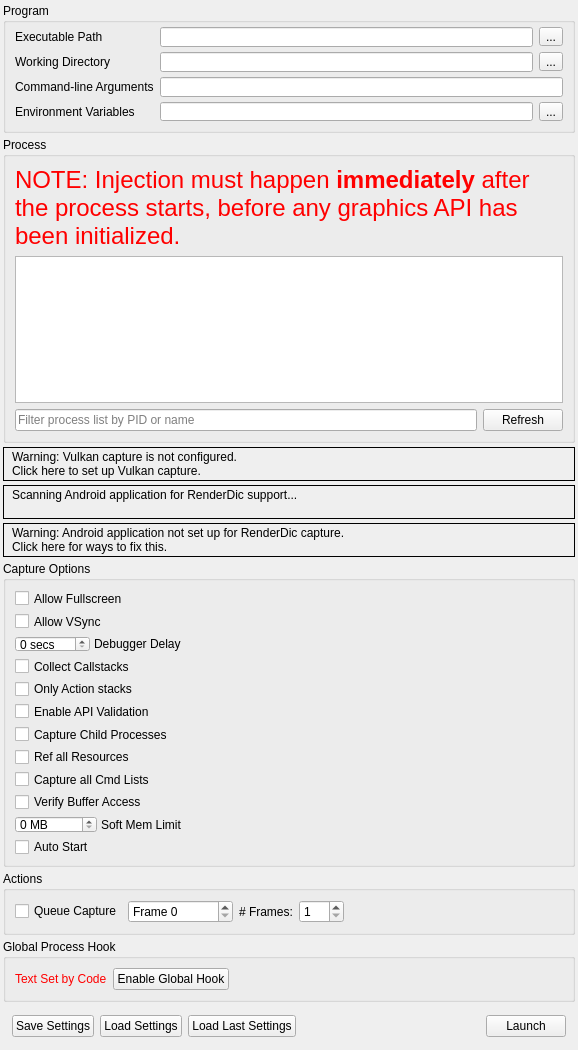
<?xml version="1.0" encoding="UTF-8"?>
<ui version="4.0">
 <class>CaptureDialog</class>
 <widget class="QFrame" name="CaptureDialog">
  <property name="geometry">
   <rect>
    <x>0</x>
    <y>0</y>
    <width>578</width>
    <height>1025</height>
   </rect>
  </property>
  <property name="windowTitle">
   <string>Launch Application</string>
  </property>
  <layout class="QVBoxLayout" name="verticalLayout">
   <property name="spacing">
    <number>4</number>
   </property>
   <property name="leftMargin">
    <number>3</number>
   </property>
   <property name="topMargin">
    <number>3</number>
   </property>
   <property name="rightMargin">
    <number>3</number>
   </property>
   <property name="bottomMargin">
    <number>3</number>
   </property>
   <item>
    <widget class="QGroupBox" name="exeGroup">
     <property name="sizePolicy">
      <sizepolicy hsizetype="Preferred" vsizetype="Minimum">
       <horstretch>0</horstretch>
       <verstretch>0</verstretch>
      </sizepolicy>
     </property>
     <property name="minimumSize">
      <size>
       <width>250</width>
       <height>130</height>
      </size>
     </property>
     <property name="title">
      <string>Program</string>
     </property>
     <layout class="QGridLayout" name="gridLayout">
      <property name="topMargin">
       <number>4</number>
      </property>
      <item row="0" column="0">
       <widget class="QLabel" name="exePathLabel">
        <property name="toolTip">
         <string>Browse for an executable file</string>
        </property>
        <property name="text">
         <string>Executable Path</string>
        </property>
       </widget>
      </item>
      <item row="0" column="2">
       <widget class="RDLineEdit" name="exePath">
        <property name="minimumSize">
         <size>
          <width>0</width>
          <height>20</height>
         </size>
        </property>
        <property name="toolTip">
         <string>Browse for an executable file</string>
        </property>
       </widget>
      </item>
      <item row="0" column="3">
       <widget class="QToolButton" name="exePathBrowse">
        <property name="toolTip">
         <string>Browse for an executable file</string>
        </property>
        <property name="text">
         <string>...</string>
        </property>
       </widget>
      </item>
      <item row="1" column="0">
       <widget class="QLabel" name="workDirLabel">
        <property name="toolTip">
         <string>Browse for a working directory</string>
        </property>
        <property name="text">
         <string>Working Directory</string>
        </property>
       </widget>
      </item>
      <item row="1" column="2">
       <widget class="RDLineEdit" name="workDirPath">
        <property name="minimumSize">
         <size>
          <width>0</width>
          <height>20</height>
         </size>
        </property>
        <property name="toolTip">
         <string>Browse for a working directory</string>
        </property>
       </widget>
      </item>
      <item row="1" column="3">
       <widget class="QToolButton" name="workDirBrowse">
        <property name="toolTip">
         <string>Browse for a working directory</string>
        </property>
        <property name="text">
         <string>...</string>
        </property>
       </widget>
      </item>
      <item row="2" column="0">
       <widget class="QLabel" name="cmdLineLabel">
        <property name="toolTip">
         <string>The command-line that will be passed to the executable on launch</string>
        </property>
        <property name="text">
         <string>Command-line Arguments</string>
        </property>
       </widget>
      </item>
      <item row="2" column="2" colspan="2">
       <widget class="RDLineEdit" name="cmdline">
        <property name="minimumSize">
         <size>
          <width>0</width>
          <height>20</height>
         </size>
        </property>
        <property name="toolTip">
         <string>The command-line that will be passed to the executable on launch</string>
        </property>
       </widget>
      </item>
      <item row="3" column="0">
       <widget class="QLabel" name="envVarLabel">
        <property name="toolTip">
         <string>The environment variables for the executable</string>
        </property>
        <property name="text">
         <string>Environment Variables</string>
        </property>
       </widget>
      </item>
      <item row="3" column="2">
       <widget class="QLineEdit" name="envVar">
        <property name="toolTip">
         <string>The environment variables for the executable</string>
        </property>
        <property name="readOnly">
         <bool>true</bool>
        </property>
       </widget>
      </item>
      <item row="3" column="3">
       <widget class="QToolButton" name="envVarEdit">
        <property name="toolTip">
         <string>The environment variables for the executable</string>
        </property>
        <property name="text">
         <string>...</string>
        </property>
       </widget>
      </item>
     </layout>
    </widget>
   </item>
   <item>
    <widget class="QGroupBox" name="injectGroup">
     <property name="sizePolicy">
      <sizepolicy hsizetype="Preferred" vsizetype="Expanding">
       <horstretch>0</horstretch>
       <verstretch>100</verstretch>
      </sizepolicy>
     </property>
     <property name="minimumSize">
      <size>
       <width>250</width>
       <height>260</height>
      </size>
     </property>
     <property name="title">
      <string>Process</string>
     </property>
     <layout class="QGridLayout" name="gridLayout_2">
      <item row="0" column="0" colspan="2">
       <widget class="QLabel" name="processWarning">
        <property name="palette">
         <palette>
          <active>
           <colorrole role="WindowText">
            <brush brushstyle="SolidPattern">
             <color alpha="255">
              <red>255</red>
              <green>0</green>
              <blue>0</blue>
             </color>
            </brush>
           </colorrole>
          </active>
          <inactive>
           <colorrole role="WindowText">
            <brush brushstyle="SolidPattern">
             <color alpha="255">
              <red>255</red>
              <green>0</green>
              <blue>0</blue>
             </color>
            </brush>
           </colorrole>
          </inactive>
          <disabled>
           <colorrole role="WindowText">
            <brush brushstyle="SolidPattern">
             <color alpha="255">
              <red>106</red>
              <green>104</green>
              <blue>100</blue>
             </color>
            </brush>
           </colorrole>
          </disabled>
         </palette>
        </property>
        <property name="font">
         <font>
          <pointsize>18</pointsize>
         </font>
        </property>
        <property name="text">
         <string>NOTE: Injection must happen &lt;b&gt;immediately&lt;/b&gt; after the process starts, before any graphics API has been initialized.</string>
        </property>
        <property name="wordWrap">
         <bool>true</bool>
        </property>
       </widget>
      </item>
      <item row="1" column="0" colspan="2">
       <widget class="QTreeView" name="processList">
        <property name="sizePolicy">
         <sizepolicy hsizetype="Preferred" vsizetype="Expanding">
          <horstretch>0</horstretch>
          <verstretch>0</verstretch>
         </sizepolicy>
        </property>
        <property name="minimumSize">
         <size>
          <width>0</width>
          <height>100</height>
         </size>
        </property>
        <property name="editTriggers">
         <set>QAbstractItemView::NoEditTriggers</set>
        </property>
        <property name="indentation">
         <number>0</number>
        </property>
        <property name="rootIsDecorated">
         <bool>false</bool>
        </property>
        <property name="itemsExpandable">
         <bool>false</bool>
        </property>
        <property name="sortingEnabled">
         <bool>true</bool>
        </property>
       </widget>
      </item>
      <item row="2" column="0">
       <widget class="QLineEdit" name="processFilter">
        <property name="placeholderText">
         <string>Filter process list by PID or name</string>
        </property>
       </widget>
      </item>
      <item row="2" column="1">
       <widget class="QPushButton" name="processRefesh">
        <property name="text">
         <string>Refresh</string>
        </property>
       </widget>
      </item>
     </layout>
    </widget>
   </item>
   <item>
    <widget class="RDLabel" name="vulkanLayerWarn">
     <property name="cursor">
      <cursorShape>PointingHandCursor</cursorShape>
     </property>
     <property name="frameShape">
      <enum>QFrame::Box</enum>
     </property>
     <property name="text">
      <string>&lt;html&gt;&lt;head/&gt;&lt;body&gt;&lt;table&gt;&lt;tr&gt;&lt;td valign=&quot;middle&quot;&gt;&lt;img width=&quot;16&quot; src=&quot;:/information.png&quot;/&gt;&lt;/td&gt;&lt;td&gt;&lt;p&gt;Warning: Vulkan capture is not configured.&lt;br/&gt;Click here to set up Vulkan capture.&lt;/p&gt;&lt;/td&gt;&lt;/tr&gt;&lt;/table&gt;&lt;/body&gt;&lt;/html&gt;</string>
     </property>
     <property name="textFormat">
      <enum>Qt::RichText</enum>
     </property>
     <property name="margin">
      <number>3</number>
     </property>
    </widget>
   </item>
   <item>
    <widget class="RDLabel" name="androidScan">
     <property name="cursor">
      <cursorShape>PointingHandCursor</cursorShape>
     </property>
     <property name="frameShape">
      <enum>QFrame::Box</enum>
     </property>
     <property name="text">
      <string>&lt;html&gt;&lt;head/&gt;&lt;body&gt;&lt;table&gt;&lt;tr&gt;&lt;td valign=&quot;middle&quot;&gt;&lt;img width=&quot;16&quot; src=&quot;:/information.png&quot;/&gt;&lt;/td&gt;&lt;td valign=&quot;middle&quot;&gt;&lt;p&gt;Scanning Android application for RenderDic support...&lt;br/&gt;&lt;/p&gt;&lt;/td&gt;&lt;/tr&gt;&lt;/table&gt;&lt;/body&gt;&lt;/html&gt;</string>
     </property>
     <property name="textFormat">
      <enum>Qt::RichText</enum>
     </property>
     <property name="margin">
      <number>3</number>
     </property>
    </widget>
   </item>
   <item>
    <widget class="RDLabel" name="androidWarn">
     <property name="cursor">
      <cursorShape>PointingHandCursor</cursorShape>
     </property>
     <property name="frameShape">
      <enum>QFrame::Box</enum>
     </property>
     <property name="text">
      <string>&lt;html&gt;&lt;head/&gt;&lt;body&gt;&lt;table&gt;&lt;tr&gt;&lt;td valign=&quot;middle&quot;&gt;&lt;img width=&quot;16&quot; src=&quot;:/information.png&quot;/&gt;&lt;/td&gt;&lt;td&gt;&lt;p&gt;Warning: Android application not set up for RenderDic capture.&lt;br/&gt;Click here for ways to fix this.&lt;/p&gt;&lt;/td&gt;&lt;/tr&gt;&lt;/table&gt;&lt;/body&gt;&lt;/html&gt;</string>
     </property>
     <property name="textFormat">
      <enum>Qt::RichText</enum>
     </property>
     <property name="margin">
      <number>3</number>
     </property>
    </widget>
   </item>
   <item>
    <widget class="QGroupBox" name="optionsGroup">
     <property name="sizePolicy">
      <sizepolicy hsizetype="Preferred" vsizetype="Minimum">
       <horstretch>0</horstretch>
       <verstretch>0</verstretch>
      </sizepolicy>
     </property>
     <property name="title">
      <string>Capture Options</string>
     </property>
     <layout class="QVBoxLayout" name="verticalLayout_2">
      <item>
       <widget class="QCheckBox" name="AllowFullscreen">
        <property name="toolTip">
         <string>Allows the application to switch to full-screen mode</string>
        </property>
        <property name="text">
         <string>Allow Fullscreen</string>
        </property>
       </widget>
      </item>
      <item>
       <widget class="QCheckBox" name="AllowVSync">
        <property name="toolTip">
         <string>Allows the application to enable v-sync</string>
        </property>
        <property name="text">
         <string>Allow VSync</string>
        </property>
       </widget>
      </item>
      <item>
       <widget class="QFrame" name="DebuggerDelayFrame">
        <property name="sizePolicy">
         <sizepolicy hsizetype="Fixed" vsizetype="Preferred">
          <horstretch>0</horstretch>
          <verstretch>0</verstretch>
         </sizepolicy>
        </property>
        <property name="frameShape">
         <enum>QFrame::NoFrame</enum>
        </property>
        <property name="frameShadow">
         <enum>QFrame::Plain</enum>
        </property>
        <layout class="QHBoxLayout" name="horizontalLayout_3">
         <property name="spacing">
          <number>4</number>
         </property>
         <property name="leftMargin">
          <number>0</number>
         </property>
         <property name="topMargin">
          <number>0</number>
         </property>
         <property name="rightMargin">
          <number>0</number>
         </property>
         <property name="bottomMargin">
          <number>0</number>
         </property>
         <item>
          <widget class="QDoubleSpinBox" name="DelayForDebugger">
           <property name="sizePolicy">
            <sizepolicy hsizetype="Minimum" vsizetype="Fixed">
             <horstretch>0</horstretch>
             <verstretch>0</verstretch>
            </sizepolicy>
           </property>
           <property name="minimumSize">
            <size>
             <width>40</width>
             <height>0</height>
            </size>
           </property>
           <property name="toolTip">
            <string>Pauses for N seconds after launching the process, to allow a debugger to attach</string>
           </property>
           <property name="suffix">
            <string comment="seconds"> secs</string>
           </property>
           <property name="decimals">
            <number>0</number>
           </property>
           <property name="maximum">
            <double>120.000000000000000</double>
           </property>
           <property name="value">
            <double>0.000000000000000</double>
           </property>
          </widget>
         </item>
         <item>
          <widget class="QLabel" name="DebuggerDelayLabel">
           <property name="sizePolicy">
            <sizepolicy hsizetype="Fixed" vsizetype="Preferred">
             <horstretch>0</horstretch>
             <verstretch>0</verstretch>
            </sizepolicy>
           </property>
           <property name="toolTip">
            <string>Pauses for N seconds after launching the process, to allow a debugger to attach</string>
           </property>
           <property name="text">
            <string>Debugger Delay</string>
           </property>
          </widget>
         </item>
        </layout>
       </widget>
      </item>
      <item>
       <widget class="QCheckBox" name="CaptureCallstacks">
        <property name="toolTip">
         <string>Collect a callstack on every API call</string>
        </property>
        <property name="text">
         <string>Collect Callstacks</string>
        </property>
       </widget>
      </item>
      <item>
       <widget class="QCheckBox" name="CaptureCallstacksOnlyActions">
        <property name="toolTip">
         <string>Only collect callstacks on actions (draws, dispatches, clears, copies, etc)</string>
        </property>
        <property name="text">
         <string>Only Action stacks</string>
        </property>
       </widget>
      </item>
      <item>
       <widget class="QCheckBox" name="APIValidation">
        <property name="toolTip">
         <string>Initialise the graphics API with built-in validation enabled - allows capturing and reading of errors and warnings generated by the API's own debugging system</string>
        </property>
        <property name="text">
         <string>Enable API Validation</string>
        </property>
       </widget>
      </item>
      <item>
       <widget class="QCheckBox" name="HookIntoChildren">
        <property name="toolTip">
         <string>Hook into child processes - useful with launchers or similar intermediate processes</string>
        </property>
        <property name="text">
         <string>Capture Child Processes</string>
        </property>
       </widget>
      </item>
      <item>
       <widget class="QCheckBox" name="RefAllResources">
        <property name="toolTip">
         <string>Consider all resources to be included, even if unused in the capture frame</string>
        </property>
        <property name="text">
         <string>Ref all Resources</string>
        </property>
       </widget>
      </item>
      <item>
       <widget class="QCheckBox" name="CaptureAllCmdLists">
        <property name="toolTip">
         <string>When enabled, all deferred command lists will be saved even while idling. This has an overhead but ensures if you hold onto a list it will be captured.</string>
        </property>
        <property name="text">
         <string>Capture all Cmd Lists</string>
        </property>
       </widget>
      </item>
      <item>
       <widget class="QCheckBox" name="VerifyBufferAccess">
        <property name="toolTip">
         <string>When enabled, verify some buffer access on OpenGL and D3D11. This initialises buffers with undefined contents on creation to 0xdddddddd instead of 0x0, and verifies that Map() bounds are not overrun.</string>
        </property>
        <property name="text">
         <string>Verify Buffer Access</string>
        </property>
       </widget>
      </item>
      <item>
       <widget class="QFrame" name="SoftMemoryLimitFrame">
        <property name="sizePolicy">
         <sizepolicy hsizetype="Fixed" vsizetype="Preferred">
          <horstretch>0</horstretch>
          <verstretch>0</verstretch>
         </sizepolicy>
        </property>
        <property name="frameShape">
         <enum>QFrame::NoFrame</enum>
        </property>
        <property name="frameShadow">
         <enum>QFrame::Plain</enum>
        </property>
        <layout class="QHBoxLayout" name="SoftMemoryLimitLayout">
         <property name="spacing">
          <number>4</number>
         </property>
         <property name="leftMargin">
          <number>0</number>
         </property>
         <property name="topMargin">
          <number>0</number>
         </property>
         <property name="rightMargin">
          <number>0</number>
         </property>
         <property name="bottomMargin">
          <number>0</number>
         </property>
         <item>
          <widget class="QDoubleSpinBox" name="SoftMemoryLimit">
           <property name="sizePolicy">
            <sizepolicy hsizetype="Minimum" vsizetype="Fixed">
             <horstretch>0</horstretch>
             <verstretch>0</verstretch>
            </sizepolicy>
           </property>
           <property name="minimumSize">
            <size>
             <width>40</width>
             <height>0</height>
            </size>
           </property>
           <property name="toolTip">
            <string>Specifies a soft memory limit which some APIs may use to limit graphics memory use and use disk space instead for storing temporary data.</string>
           </property>
           <property name="suffix">
            <string comment="seconds"> MB</string>
           </property>
           <property name="decimals">
            <number>0</number>
           </property>
           <property name="maximum">
            <double>99999.000000000000000</double>
           </property>
           <property name="value">
            <double>0.000000000000000</double>
           </property>
          </widget>
         </item>
         <item>
          <widget class="QLabel" name="SoftMemoryLimitLabel">
           <property name="sizePolicy">
            <sizepolicy hsizetype="Fixed" vsizetype="Preferred">
             <horstretch>0</horstretch>
             <verstretch>0</verstretch>
            </sizepolicy>
           </property>
           <property name="toolTip">
            <string>Specifies a soft memory limit which some APIs may use to limit graphics memory use and use disk space instead for storing temporary data.</string>
           </property>
           <property name="text">
            <string>Soft Mem Limit</string>
           </property>
          </widget>
         </item>
        </layout>
       </widget>
      </item>
      <item>
       <widget class="QCheckBox" name="AutoStart">
        <property name="toolTip">
         <string>If these capture settings are saved &amp; run, auto start the capture instantly on load</string>
        </property>
        <property name="text">
         <string>Auto Start</string>
        </property>
       </widget>
      </item>
     </layout>
    </widget>
   </item>
   <item>
    <widget class="QGroupBox" name="actionGroup">
     <property name="sizePolicy">
      <sizepolicy hsizetype="Preferred" vsizetype="Minimum">
       <horstretch>0</horstretch>
       <verstretch>0</verstretch>
      </sizepolicy>
     </property>
     <property name="title">
      <string>Actions</string>
     </property>
     <layout class="QHBoxLayout" name="horizontalLayout_5">
      <item>
       <widget class="QCheckBox" name="queueFrameCap">
        <property name="text">
         <string>Queue Capture</string>
        </property>
       </widget>
      </item>
      <item>
       <widget class="QDoubleSpinBox" name="queuedFrame">
        <property name="sizePolicy">
         <sizepolicy hsizetype="Fixed" vsizetype="Fixed">
          <horstretch>0</horstretch>
          <verstretch>0</verstretch>
         </sizepolicy>
        </property>
        <property name="prefix">
         <string comment="Frame number" extracomment="To Capture">Frame </string>
        </property>
        <property name="suffix">
         <string/>
        </property>
        <property name="decimals">
         <number>0</number>
        </property>
        <property name="minimum">
         <double>0.000000000000000</double>
        </property>
        <property name="maximum">
         <double>4294967296.000000000000000</double>
        </property>
       </widget>
      </item>
      <item>
       <widget class="QLabel" name="numFramesLabel">
        <property name="sizePolicy">
         <sizepolicy hsizetype="Preferred" vsizetype="Preferred">
          <horstretch>0</horstretch>
          <verstretch>0</verstretch>
         </sizepolicy>
        </property>
        <property name="text">
         <string># Frames:</string>
        </property>
       </widget>
      </item>
      <item>
       <widget class="QDoubleSpinBox" name="numFrames">
        <property name="minimumSize">
         <size>
          <width>45</width>
          <height>0</height>
         </size>
        </property>
        <property name="decimals">
         <number>0</number>
        </property>
        <property name="minimum">
         <double>1.000000000000000</double>
        </property>
        <property name="maximum">
         <double>10.000000000000000</double>
        </property>
       </widget>
      </item>
      <item>
       <spacer name="ActionsSpacer">
        <property name="orientation">
         <enum>Qt::Horizontal</enum>
        </property>
        <property name="sizeHint" stdset="0">
         <size>
          <width>596</width>
          <height>20</height>
         </size>
        </property>
       </spacer>
      </item>
     </layout>
    </widget>
   </item>
   <item>
    <widget class="QGroupBox" name="globalGroup">
     <property name="sizePolicy">
      <sizepolicy hsizetype="Preferred" vsizetype="Minimum">
       <horstretch>0</horstretch>
       <verstretch>0</verstretch>
      </sizepolicy>
     </property>
     <property name="title">
      <string>Global Process Hook</string>
     </property>
     <layout class="QHBoxLayout" name="horizontalLayout_2">
      <item>
       <widget class="QLabel" name="globalLabel">
        <property name="palette">
         <palette>
          <active>
           <colorrole role="WindowText">
            <brush brushstyle="SolidPattern">
             <color alpha="255">
              <red>255</red>
              <green>0</green>
              <blue>0</blue>
             </color>
            </brush>
           </colorrole>
          </active>
          <inactive>
           <colorrole role="WindowText">
            <brush brushstyle="SolidPattern">
             <color alpha="255">
              <red>255</red>
              <green>0</green>
              <blue>0</blue>
             </color>
            </brush>
           </colorrole>
          </inactive>
          <disabled>
           <colorrole role="WindowText">
            <brush brushstyle="SolidPattern">
             <color alpha="255">
              <red>106</red>
              <green>104</green>
              <blue>100</blue>
             </color>
            </brush>
           </colorrole>
          </disabled>
         </palette>
        </property>
        <property name="text">
         <string>Text Set by Code</string>
        </property>
       </widget>
      </item>
      <item>
       <widget class="QPushButton" name="toggleGlobal">
        <property name="text">
         <string>Enable Global Hook</string>
        </property>
        <property name="checkable">
         <bool>true</bool>
        </property>
        <property name="checked">
         <bool>false</bool>
        </property>
       </widget>
      </item>
      <item>
       <spacer name="globalSpacer">
        <property name="orientation">
         <enum>Qt::Horizontal</enum>
        </property>
        <property name="sizeHint" stdset="0">
         <size>
          <width>587</width>
          <height>20</height>
         </size>
        </property>
       </spacer>
      </item>
     </layout>
    </widget>
   </item>
   <item>
    <widget class="QFrame" name="buttonsFrame">
     <property name="sizePolicy">
      <sizepolicy hsizetype="Preferred" vsizetype="Minimum">
       <horstretch>0</horstretch>
       <verstretch>0</verstretch>
      </sizepolicy>
     </property>
     <property name="frameShape">
      <enum>QFrame::NoFrame</enum>
     </property>
     <property name="frameShadow">
      <enum>QFrame::Plain</enum>
     </property>
     <layout class="QHBoxLayout" name="horizontalLayout">
      <item>
       <widget class="QPushButton" name="saveSettings">
        <property name="toolTip">
         <string>Save these capture settings to file to load later</string>
        </property>
        <property name="text">
         <string>Save Settings</string>
        </property>
       </widget>
      </item>
      <item>
       <widget class="QPushButton" name="loadSettings">
        <property name="sizePolicy">
         <sizepolicy hsizetype="Minimum" vsizetype="Fixed">
          <horstretch>0</horstretch>
          <verstretch>0</verstretch>
         </sizepolicy>
        </property>
        <property name="toolTip">
         <string>Load a saved set of capture settings</string>
        </property>
        <property name="text">
         <string>Load Settings</string>
        </property>
       </widget>
      </item>
      <item>
       <widget class="QPushButton" name="loadLastCapture">
        <property name="sizePolicy">
         <sizepolicy hsizetype="Minimum" vsizetype="Fixed">
          <horstretch>0</horstretch>
          <verstretch>0</verstretch>
         </sizepolicy>
        </property>
        <property name="toolTip">
         <string>Load the most recently used capture settings</string>
        </property>
        <property name="text">
         <string>Load Last Settings</string>
        </property>
       </widget>
      </item>
      <item>
       <spacer name="buttonsSpace">
        <property name="orientation">
         <enum>Qt::Horizontal</enum>
        </property>
        <property name="sizeType">
         <enum>QSizePolicy::Expanding</enum>
        </property>
        <property name="sizeHint" stdset="0">
         <size>
          <width>556</width>
          <height>20</height>
         </size>
        </property>
       </spacer>
      </item>
      <item>
       <widget class="QPushButton" name="launch">
        <property name="toolTip">
         <string>Launch the selected program with RenderDic enabled for capture</string>
        </property>
        <property name="text">
         <string>Launch</string>
        </property>
       </widget>
      </item>
     </layout>
    </widget>
   </item>
   <item>
    <spacer name="topVerticalSpacer">
     <property name="orientation">
      <enum>Qt::Vertical</enum>
     </property>
     <property name="sizeHint" stdset="0">
      <size>
       <width>0</width>
       <height>0</height>
      </size>
     </property>
    </spacer>
   </item>
  </layout>
 </widget>
 <customwidgets>
  <customwidget>
   <class>RDLabel</class>
   <extends>QLabel</extends>
   <header>Widgets/Extended/RDLabel.h</header>
  </customwidget>
  <customwidget>
   <class>RDLineEdit</class>
   <extends>QLineEdit</extends>
   <header>Widgets/Extended/RDLineEdit.h</header>
  </customwidget>
 </customwidgets>
 <resources/>
 <connections/>
</ui>
